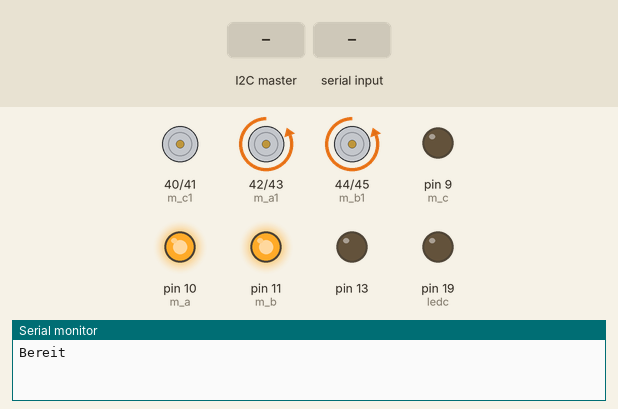
Bench run of a sketch on a simulated Arduino Mega 2560, built with avr-gcc and run on an emulated ATmega2560. Shown: motor-driver pin pairs drawn as motors (green arrow = first pin HIGH = forward, orange = second pin HIGH = backward, longer = more drive), output pins drawn as LEDs (lit = HIGH), the last lines printed to the serial monitor. The test bench sets the inputs (shaded band).

Above: at 1.2 s.
1.3 s: the I2C master sends the byte 0
At 2.4 s:
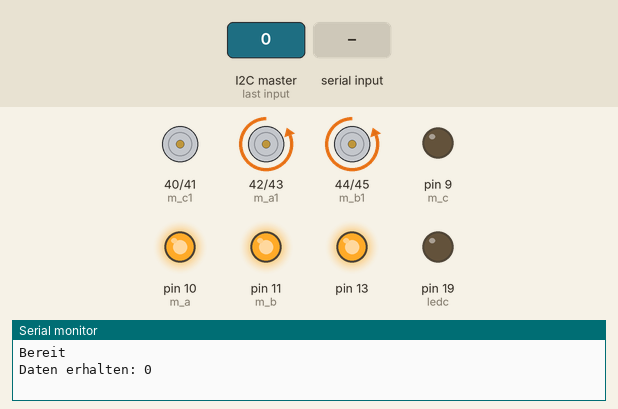
2.8 s: "30,150\n" received over Serial
At 4.2 s:
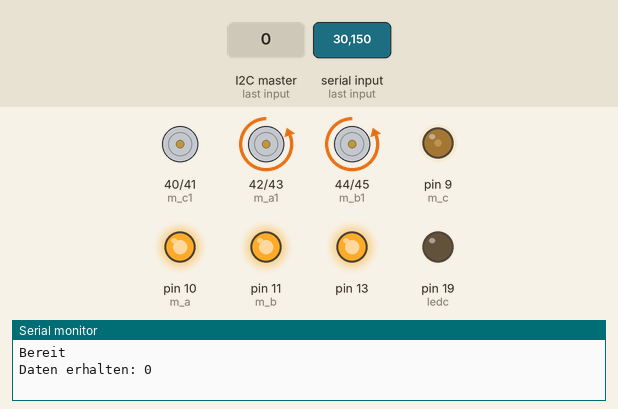
4.5 s: the I2C master sends the byte 1
At 5.7 s:
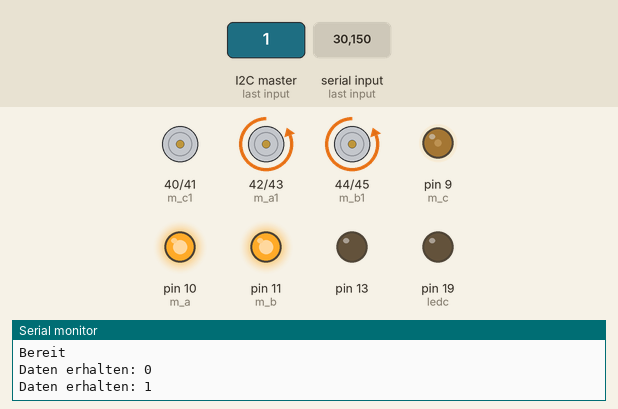
6.0 s: "1\n" received over Serial
At 6.04 s:
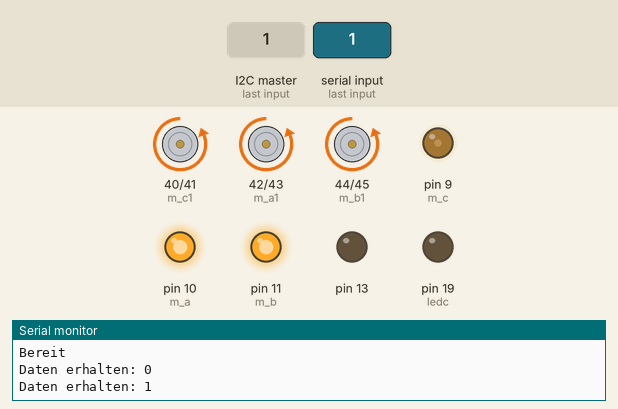
7.6 s: the I2C master sends the byte 2
At 8.6 s:
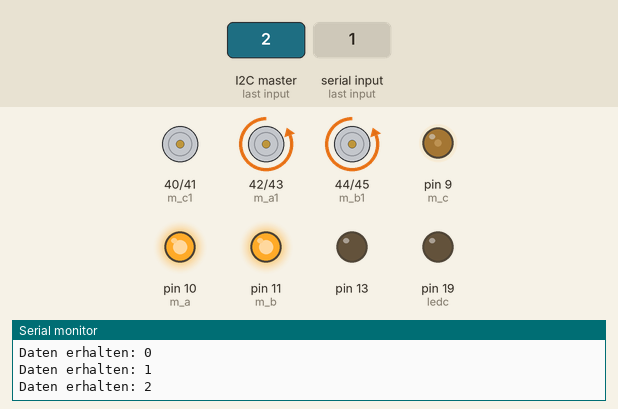
9.1 s: "2\n" received over Serial
At 10.5 s:
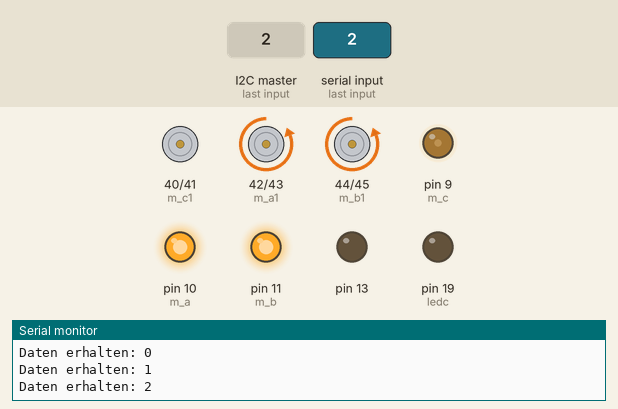
Timing chart, 0 to 11.6 s (numbered marks = the images above; inputs shaded):
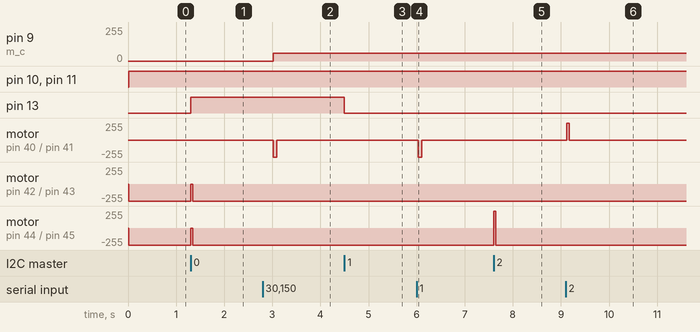

Measured:
- after the input at 1.3 s, pin 13: LOW → HIGH at once; motor on pin 42 (m_a1) / pin 43 (m_a2), motor on pin 44 (m_b1) / pin 45 (m_b2): backward 255/255 → stopped at once, → backward 255/255 0.04 s later
- after the input at 2.8 s, pin 9 (m_c): 0/255 → 60/255 after 0.22 s; motor on pin 40 (m_c1) / pin 41 (m_c2): stopped → backward 255/255 after 0.22 s, → stopped 0.07 s later
- after the input at 4.5 s, pin 13: HIGH → LOW at once
- after the input at 6.0 s, motor on pin 40 (m_c1) / pin 41 (m_c2): stopped → backward 255/255 at once, → stopped 0.07 s later
- after the input at 7.6 s, motor on pin 44 (m_b1) / pin 45 (m_b2): backward 255/255 → forward 255/255 at once, → backward 255/255 0.05 s later
- after the input at 9.1 s, motor on pin 40 (m_c1) / pin 41 (m_c2): stopped → forward 255/255 at once, → stopped 0.05 s later

The sketch:

drive_c_2_0.ino
```cpp
#include <Wire.h>
#define adresse 0x05

const int m_a1 = 42;    //motor A signal 1
const int m_a2 = 43;    //motor A signal 2
const int m_a  = 10;    //motor A speed
const int m_b1 = 44;    //motor B signal 1
const int m_b2 = 45;    //motor B signal 2
const int m_b  = 11;    //motor B speed
const int m_c1 = 40;    //motor Cam signal 1
const int m_c2 = 41;    //motor Cam signal 2
const int m_c  = 9;     //motor Cam speed

const int ledc = 19;    //com_led


int com_data = 0;           //com_data


void setup()
{
  Serial.begin(9600);
  //--motoren--
  pinMode(m_a1, OUTPUT);
  pinMode(m_a2, OUTPUT);
  pinMode(m_a, OUTPUT);
  pinMode(m_b1, OUTPUT);
  pinMode(m_b2, OUTPUT);
  pinMode(m_b, OUTPUT);
  pinMode(m_c1, OUTPUT);
  pinMode(m_c2, OUTPUT);
  pinMode(m_c, OUTPUT);

  //--Pi-Coms--
  pinMode(13, OUTPUT);
  pinMode(ledc, OUTPUT);

  Wire.begin(adresse);
  Wire.onReceive(empfangeDaten);
  Wire.onRequest(sendeDaten);

  Serial.println("Bereit");
  delay(10);
}

void loop()
{
  drive(1,255);
  char ch = Serial.read();
  int i   = (int)ch - 48;
  cam(i);
}

void cam(int dir){
  //Serial.print("Cam: ");
  //Serial.println(dir);
  if(dir == 0){
    digitalWrite(m_c1, LOW);
    digitalWrite(m_c2, LOW);
  }
  if(dir == 1){
    digitalWrite(m_c1, LOW);
    digitalWrite(m_c2, HIGH);
    analogWrite(m_c, 60);
  }
  if(dir == 2){
    digitalWrite(m_c1, HIGH);
    digitalWrite(m_c2, LOW);
    analogWrite(m_c, 60);
  }
  delay(dir==2?50:70);    //down is faster than up -> equal now
  digitalWrite(m_c1, LOW);
  digitalWrite(m_c2, LOW);
}

void drive(int dir, int s){    //direction, speed

  //    /\
  //  A    B
  //
  if(dir == 0){
    digitalWrite(m_a1, LOW);
    digitalWrite(m_a2, LOW);  // Motor 1 dreht jetzt nicht.
    digitalWrite(m_b1, LOW);
    digitalWrite(m_b2, LOW);  // Motor 2 dreht jetzt nicht.

  }
  if(dir == 1){
    digitalWrite(m_a1, LOW);
    digitalWrite(m_a2, HIGH);  // Motor 1 dreht jetzt vorwärts.
    analogWrite(m_a, s);       // Motor 1 Leistung.
    digitalWrite(m_b1, LOW);
    digitalWrite(m_b2, HIGH);  // Motor 2 dreht jetzt vorwärts.
    analogWrite(m_b, s);       // Motor 2 Leistung.
  }
  if(dir == 2){
    digitalWrite(m_a1, LOW);
    digitalWrite(m_a2, HIGH);   // Motor 1 dreht jetzt vorwärts.
    analogWrite(m_a, s);       // Motor 1 Leistung.
    digitalWrite(m_b1, HIGH);
    digitalWrite(m_b2, LOW);  // Motor 2 dreht jetzt rückwärts.
    analogWrite(m_b, s);       // Motor 2 Leistung.
  }
  if(dir == 3){
    digitalWrite(m_a1, HIGH);
    digitalWrite(m_a2, LOW);  // Motor 1 dreht jetzt rückwärts.
    analogWrite(m_a, s);       // Motor 1 Leistung.
    digitalWrite(m_b1, HIGH);
    digitalWrite(m_b2, LOW);  // Motor 2 dreht jetzt rückwärts.
    analogWrite(m_b, s);       // Motor 2 Leistung.
  }
  if(dir == 4){
    digitalWrite(m_a1, HIGH);
    digitalWrite(m_a2, LOW);  // Motor 1 dreht jetzt rückwärts.
    analogWrite(m_a, s);       // Motor 1 Leistung.
    digitalWrite(m_b1, LOW);
    digitalWrite(m_b2, HIGH);  // Motor 2 dreht jetzt vorwärts.
    analogWrite(m_b, s);       // Motor 2 Leistung.
  }
}

void empfangeDaten(int byteCount) {
  while (Wire.available()) {
    com_data = Wire.read();
    Serial.print("Daten erhalten: ");
    Serial.println(com_data);


    if(com_data == -1){   //COM ERROR    doesnt work!
      digitalWrite(ledc,HIGH);
    }
    else {
      digitalWrite(ledc,LOW);

      if (com_data < 5) {  //0-4
        if(com_data == 0){
          digitalWrite(13, HIGH);
        }
        else{
          digitalWrite(13, LOW);
        }
        drive(com_data,255);
        delay(200);
      }
      else{
        if(com_data == 5) {  //180° Drehung
          drive(2,255);
          delay(2500);
        }
      }
    }
  }
}

void sendeDaten() {
  Wire.write(com_data);
}
```
